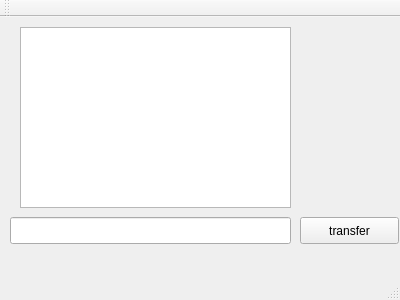
<?xml version="1.0" encoding="UTF-8"?>
<ui version="4.0">
 <class>MainWindow</class>
 <widget class="QMainWindow" name="MainWindow">
  <property name="geometry">
   <rect>
    <x>0</x>
    <y>0</y>
    <width>400</width>
    <height>300</height>
   </rect>
  </property>
  <property name="windowTitle">
   <string>MainWindow</string>
  </property>
  <widget class="QWidget" name="centralWidget">
   <widget class="QLineEdit" name="lineEdit">
    <property name="geometry">
     <rect>
      <x>10</x>
      <y>200</y>
      <width>281</width>
      <height>27</height>
     </rect>
    </property>
   </widget>
   <widget class="QPushButton" name="pushButton">
    <property name="geometry">
     <rect>
      <x>300</x>
      <y>200</y>
      <width>99</width>
      <height>27</height>
     </rect>
    </property>
    <property name="text">
     <string>transfer</string>
    </property>
   </widget>
   <widget class="QTextEdit" name="textEdit">
    <property name="geometry">
     <rect>
      <x>20</x>
      <y>10</y>
      <width>271</width>
      <height>181</height>
     </rect>
    </property>
    <property name="readOnly">
     <bool>true</bool>
    </property>
   </widget>
  </widget>
  <widget class="QMenuBar" name="menuBar">
   <property name="geometry">
    <rect>
     <x>0</x>
     <y>0</y>
     <width>400</width>
     <height>31</height>
    </rect>
   </property>
  </widget>
  <widget class="QToolBar" name="mainToolBar">
   <attribute name="toolBarArea">
    <enum>TopToolBarArea</enum>
   </attribute>
   <attribute name="toolBarBreak">
    <bool>false</bool>
   </attribute>
  </widget>
  <widget class="QStatusBar" name="statusBar"/>
 </widget>
 <layoutdefault spacing="6" margin="11"/>
 <resources/>
 <connections/>
</ui>
